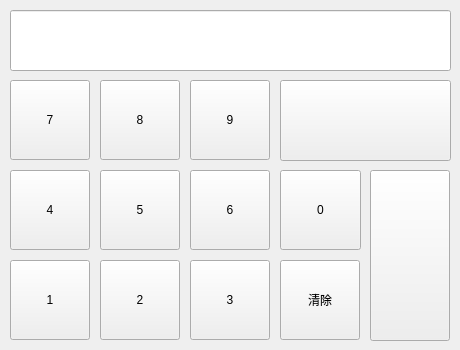
<?xml version="1.0" encoding="UTF-8"?>
<ui version="4.0">
 <class>coderKeyboard</class>
 <widget class="QWidget" name="coderKeyboard">
  <property name="geometry">
   <rect>
    <x>0</x>
    <y>0</y>
    <width>460</width>
    <height>350</height>
   </rect>
  </property>
  <property name="windowTitle">
   <string>Form</string>
  </property>
  <widget class="QPushButton" name="key_2">
   <property name="geometry">
    <rect>
     <x>100</x>
     <y>260</y>
     <width>80</width>
     <height>80</height>
    </rect>
   </property>
   <property name="focusPolicy">
    <enum>Qt::NoFocus</enum>
   </property>
   <property name="text">
    <string>2</string>
   </property>
  </widget>
  <widget class="QPushButton" name="key_5">
   <property name="geometry">
    <rect>
     <x>100</x>
     <y>170</y>
     <width>80</width>
     <height>80</height>
    </rect>
   </property>
   <property name="focusPolicy">
    <enum>Qt::NoFocus</enum>
   </property>
   <property name="text">
    <string>5</string>
   </property>
  </widget>
  <widget class="QPushButton" name="key_4">
   <property name="geometry">
    <rect>
     <x>10</x>
     <y>170</y>
     <width>80</width>
     <height>80</height>
    </rect>
   </property>
   <property name="focusPolicy">
    <enum>Qt::NoFocus</enum>
   </property>
   <property name="text">
    <string>4</string>
   </property>
  </widget>
  <widget class="QPushButton" name="key_7">
   <property name="geometry">
    <rect>
     <x>10</x>
     <y>80</y>
     <width>80</width>
     <height>80</height>
    </rect>
   </property>
   <property name="focusPolicy">
    <enum>Qt::NoFocus</enum>
   </property>
   <property name="text">
    <string>7</string>
   </property>
  </widget>
  <widget class="QPushButton" name="key_3">
   <property name="geometry">
    <rect>
     <x>190</x>
     <y>260</y>
     <width>80</width>
     <height>80</height>
    </rect>
   </property>
   <property name="focusPolicy">
    <enum>Qt::NoFocus</enum>
   </property>
   <property name="text">
    <string>3</string>
   </property>
  </widget>
  <widget class="QPushButton" name="key_9">
   <property name="geometry">
    <rect>
     <x>190</x>
     <y>80</y>
     <width>80</width>
     <height>80</height>
    </rect>
   </property>
   <property name="focusPolicy">
    <enum>Qt::NoFocus</enum>
   </property>
   <property name="text">
    <string>9</string>
   </property>
  </widget>
  <widget class="QPushButton" name="key_8">
   <property name="geometry">
    <rect>
     <x>100</x>
     <y>80</y>
     <width>80</width>
     <height>80</height>
    </rect>
   </property>
   <property name="focusPolicy">
    <enum>Qt::NoFocus</enum>
   </property>
   <property name="text">
    <string>8</string>
   </property>
  </widget>
  <widget class="QPushButton" name="key_clear">
   <property name="geometry">
    <rect>
     <x>280</x>
     <y>260</y>
     <width>80</width>
     <height>80</height>
    </rect>
   </property>
   <property name="focusPolicy">
    <enum>Qt::NoFocus</enum>
   </property>
   <property name="styleSheet">
    <string notr="true">font: 30px &quot;WenQuanYi Micro Hei Mono&quot;;</string>
   </property>
   <property name="text">
    <string>清除</string>
   </property>
  </widget>
  <widget class="QPushButton" name="key_1">
   <property name="geometry">
    <rect>
     <x>10</x>
     <y>260</y>
     <width>80</width>
     <height>80</height>
    </rect>
   </property>
   <property name="focusPolicy">
    <enum>Qt::NoFocus</enum>
   </property>
   <property name="text">
    <string>1</string>
   </property>
  </widget>
  <widget class="QPushButton" name="key_0">
   <property name="geometry">
    <rect>
     <x>280</x>
     <y>170</y>
     <width>81</width>
     <height>80</height>
    </rect>
   </property>
   <property name="focusPolicy">
    <enum>Qt::NoFocus</enum>
   </property>
   <property name="text">
    <string>0</string>
   </property>
  </widget>
  <widget class="QPushButton" name="key_6">
   <property name="geometry">
    <rect>
     <x>190</x>
     <y>170</y>
     <width>80</width>
     <height>80</height>
    </rect>
   </property>
   <property name="focusPolicy">
    <enum>Qt::NoFocus</enum>
   </property>
   <property name="text">
    <string>6</string>
   </property>
  </widget>
  <widget class="QPushButton" name="key_back">
   <property name="geometry">
    <rect>
     <x>280</x>
     <y>80</y>
     <width>171</width>
     <height>81</height>
    </rect>
   </property>
   <property name="focusPolicy">
    <enum>Qt::NoFocus</enum>
   </property>
   <property name="styleSheet">
    <string notr="true">image: url(:/image/image/icon_keyboard_del.png);</string>
   </property>
   <property name="text">
    <string/>
   </property>
  </widget>
  <widget class="QPushButton" name="key_enter">
   <property name="geometry">
    <rect>
     <x>370</x>
     <y>170</y>
     <width>80</width>
     <height>171</height>
    </rect>
   </property>
   <property name="focusPolicy">
    <enum>Qt::NoFocus</enum>
   </property>
   <property name="styleSheet">
    <string notr="true">image: url(:/image/image/icon_keyboard_del.png);</string>
   </property>
   <property name="text">
    <string/>
   </property>
  </widget>
  <widget class="QLineEdit" name="lineEdit">
   <property name="geometry">
    <rect>
     <x>10</x>
     <y>10</y>
     <width>441</width>
     <height>61</height>
    </rect>
   </property>
  </widget>
 </widget>
 <resources/>
 <connections/>
</ui>
